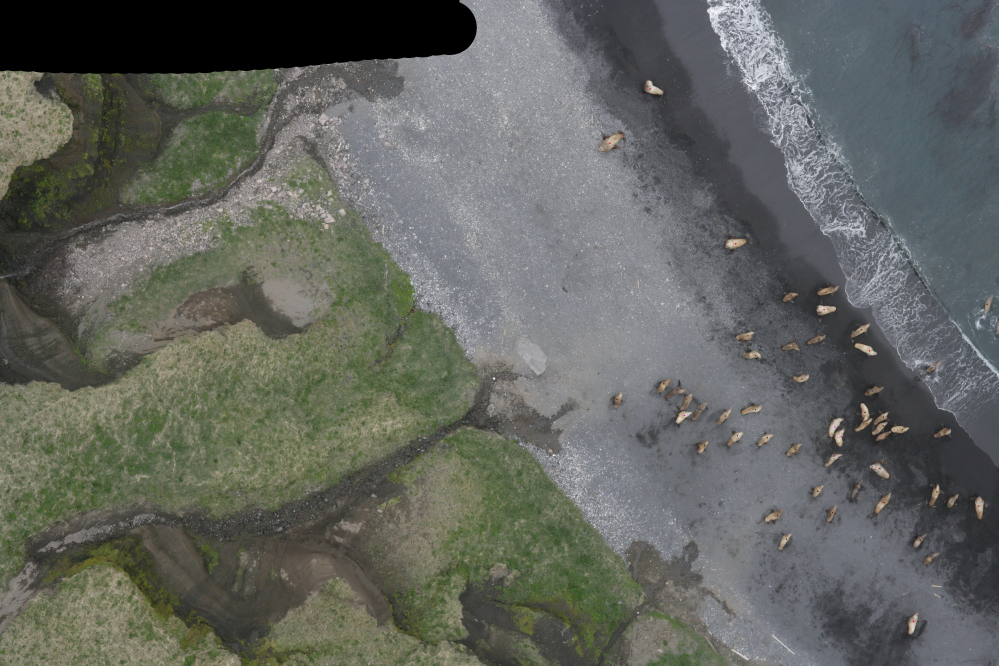
#> input picture TrainDotted/640.jpg, 4992 x 3328 px, found by its file name (shown at 1/5 size)
$ python HaarPredict.py
#> lines starting #> are read from the running program, lines starting #| are printed output that depends on the picture
### HaarClass/HaarPredictProc.py
import numpy as np
import cv2
import sys
sys.path.append("../")
from GenTrainImages import ColorMaskGenerator
##########################################################################
# Class used to handle the Haar Predict Process
# putting the whole does to work do to its size
##########################################################################

class HaarPredictProc:
	def __init__(self, img, classifiers, cropParam):
		self.img = img
		self.classifiers = classifiers
		self.cropParam = cropParam
		self.imgShape = np.shape(img)
		self.currSpot = None
		self.shifts = None
		self.CMG = ColorMaskGenerator.CMG(None)
		self.img = img

	def run(self, minBoxSize, maxBoxSize, numberNeibhors):
		onX = self.cropParam

		while onX < self.imgShape[0]:
			onY = self.cropParam
			print("hit bottom of pic")
			while onY < self.imgShape[1]:
				print("Predicting on Sub Pic")
				crop = self.getCrop((onX, onY))
				crop = self.CMG.getPlayImg(crop)
				for i in range(len(self.classifiers)):
					subBoundRects = self.classifiers[i].detectMultiScale(crop, scaleFactor=1.1, minNeighbors=numberNeibhors,
																	minSize=minBoxSize, maxSize=maxBoxSize)
					print(str(len(subBoundRects)) + " sealions found")
					for rect in subBoundRects:
						subRect = [[rect[0] + rect[2], rect[1] + rect[3]], [rect[0], rect[1]]]
						nextBox = self.retranslate(subRect)
						cv2.rectangle(self.img, (nextBox[0][1], nextBox[0][0]), (nextBox[1][1], nextBox[1][0]), (0, 0, 255))
				onY += self.cropParam
			onX += self.cropParam
		return self.img

	def retranslate(self, subBoundRect):
		Xmax = self.currSpot[0] - self.shifts[0][0] + subBoundRect[0][0]
		Ymax = self.currSpot[1] - self.shifts[1][0] + subBoundRect[0][1]
		Xmin = self.currSpot[0] - self.shifts[0][0] + subBoundRect[1][0]
		Ymin = self.currSpot[1] - self.shifts[1][0] + subBoundRect[1][1]
		return [(Xmax, Ymax),(Xmin, Ymin)]

	def getCrop(self, spot):
		self.imgShape = np.shape(self.img)
		self.currSpot = spot
		self.shifts = [[None, None],[None, None]]
		if spot[0] + self.cropParam < self.imgShape[0]:
			self.shifts[0][1] = self.cropParam
		else:
			self.shifts[0][1] = self.imgShape[0] - spot[0] - 1
		if spot[0] - self.cropParam >= 0:
			self.shifts[0][0] = self.cropParam
		else:
			self.shifts[0][0] = spot[0]

		if spot[1] + self.cropParam < self.imgShape[1]:
			self.shifts[1][1] = self.cropParam
		else:
			self.shifts[1][1] = self.imgShape[1] - spot[1] - 1

		if spot[1] - self.cropParam >= 0:
			self.shifts[1][0] = self.cropParam
		else:
			self.shifts[1][0] = spot[1]

		return self.img[spot[0] - self.shifts[0][0]:spot[0] + self.shifts[0][1],
		                spot[1] - self.shifts[1][0]:spot[1] + self.shifts[1][1]]

### GenTrainImages/ColorMaskGenerator.py
import numpy as np
import cv2
import sys

class CMG:
    def __init__(self, ColorClassifier = None):
        self.ColC = ColorClassifier
        ########## Histogram Equalization
        self.clahe = cv2.createCLAHE()

    # [28 lines left out: function getMaskImg, not called in this run]

    def getPlayImg(self, img):
        return self.clahe.apply(cv2.cvtColor(img, cv2.COLOR_BGR2GRAY))

    # [14 lines left out: function getInitialMask, not called in this run]

### HaarClass/HaarPredict.py
import sys
import os
import json
import numpy as np
import cv2
import pickle
import HaarPredictProc as HPP
#####################################################
# Script used for running the Haar Prediction on the Images
#####################################################
###############Delete the results from last prediction run
if "foundBoxed" in os.listdir("."):
	os.system("rm -r foundBoxed")
	os.system("mkdir foundBoxed")
else:
	os.system("mkdir foundBoxed")


sealion_AMcascade = cv2.CascadeClassifier('./AMcascade/cascade.xml')
classifiers = [sealion_AMcascade]

img = cv2.imread("../Train/640.jpg")
#> img is the input picture: shape (3328, 4992, 3); mean B, G, R 95.3, 101.1, 98.4
predictorClass = HPP.HaarPredictProc(img, classifiers, 512)
img = predictorClass.run((50,50), (90,90), 10)
#> the loop in run, `while onX < self.imgShape[0]:` made 6 passes
#> onX on passes 2 to 5: 1536, 2048, 2560, 3072
#> onX on passes 1, 6: 1024, 3584
#> after the loop in run, `while onX < self.imgShape[0]:`:
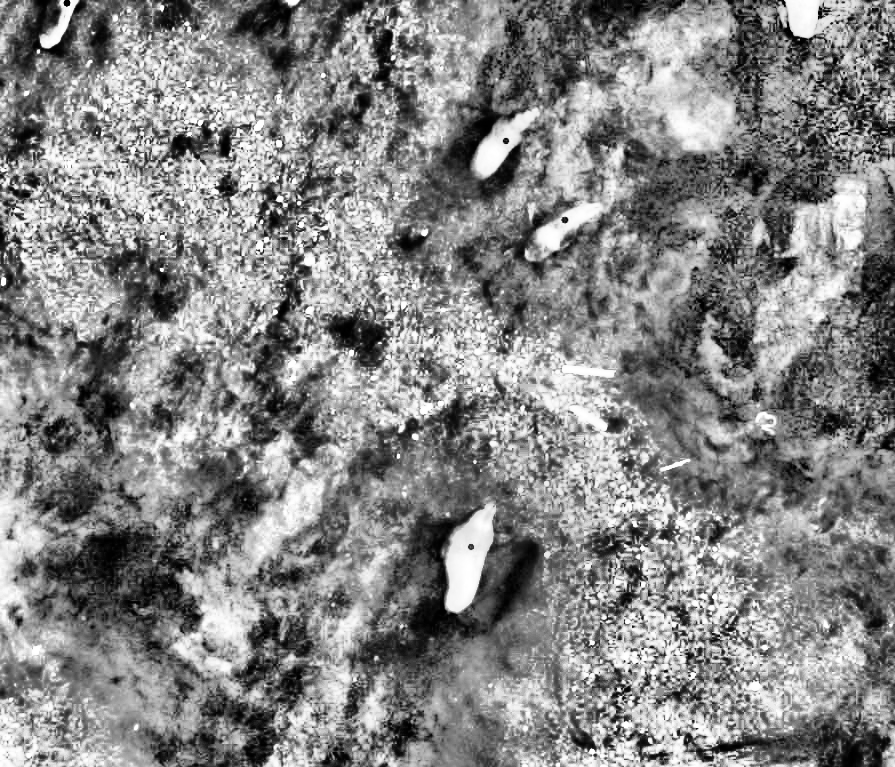
#> crop: shape (767, 895); min 0, max 255, mean 132.8
#> after the loop in run, `while onX < self.imgShape[0]:`: onX = 3584
cv2.imwrite("./foundBoxed/640.jpg", img)


img = cv2.imread("../Train/100.jpg")
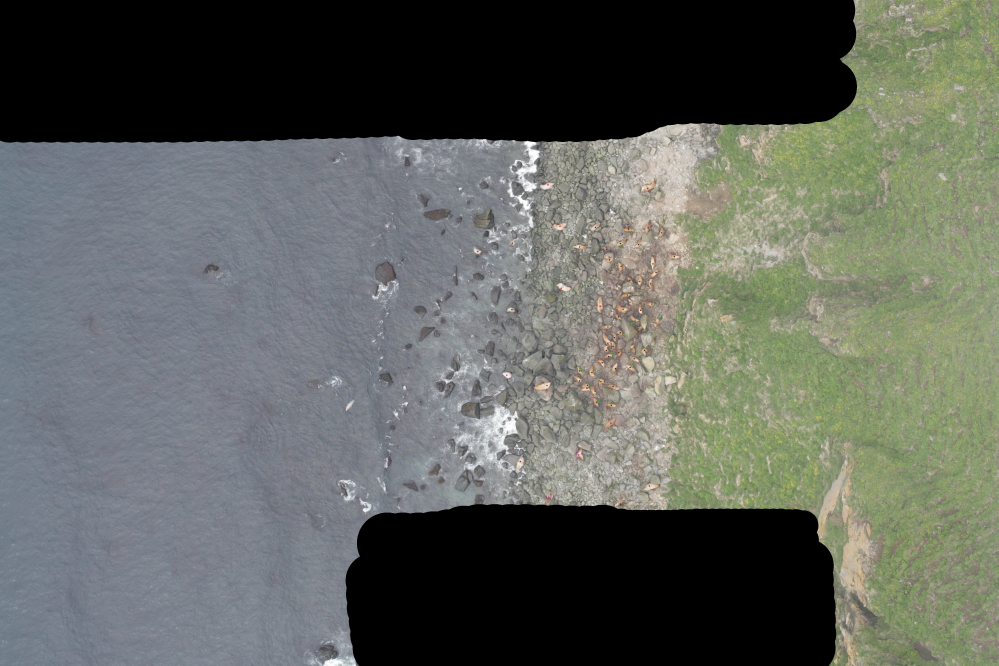
#> input picture TrainDotted/100.jpg, 4992 x 3328 px, found by its file name (shown at 1/5 size)
#> img is the input picture: shape (3328, 4992, 3); mean B, G, R 93, 99.3, 95.4
predictorClass = HPP.HaarPredictProc(img, classifiers, 512)
img = predictorClass.run((50,50), (90,90), 10)
#> call 2 of run, with minBoxSize = (50, 50), maxBoxSize = (90, 90), numberNeibhors = 10
#> the loop in run (call 2), `while onX < self.imgShape[0]:` made 6 passes
#> onX on passes 1, 3, 4: 1024, 2048, 2560
#> onX on passes 2, 5, 6: 1536, 3072, 3584
#> after the loop in run (call 2), `while onX < self.imgShape[0]:`:
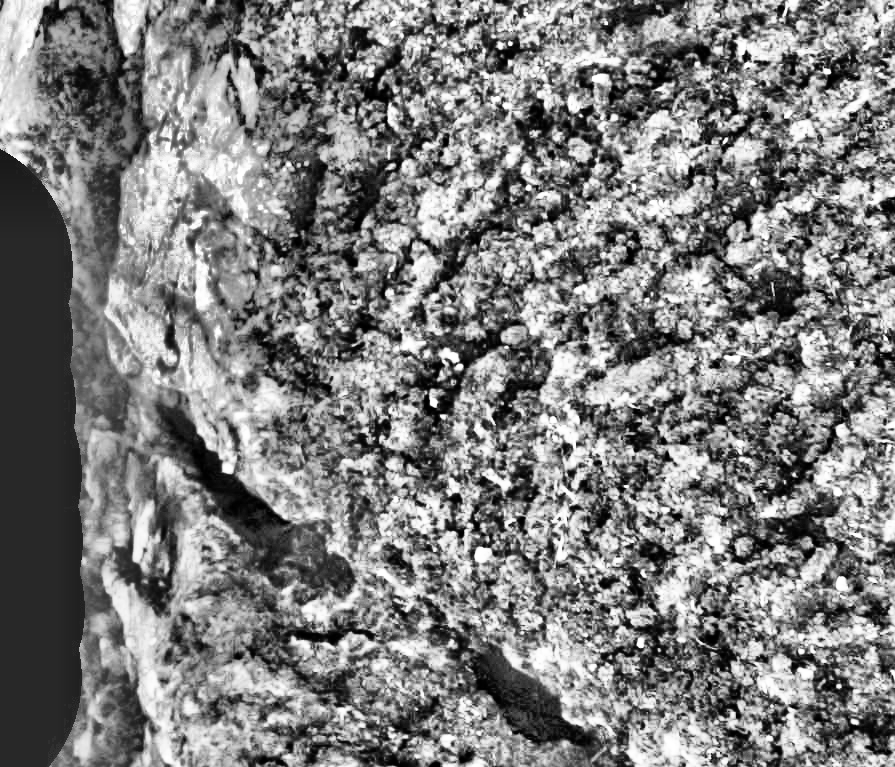
#> crop: shape (767, 895); min 0, max 255, mean 125.5
cv2.imwrite("./foundBoxed/100.jpg", img)
